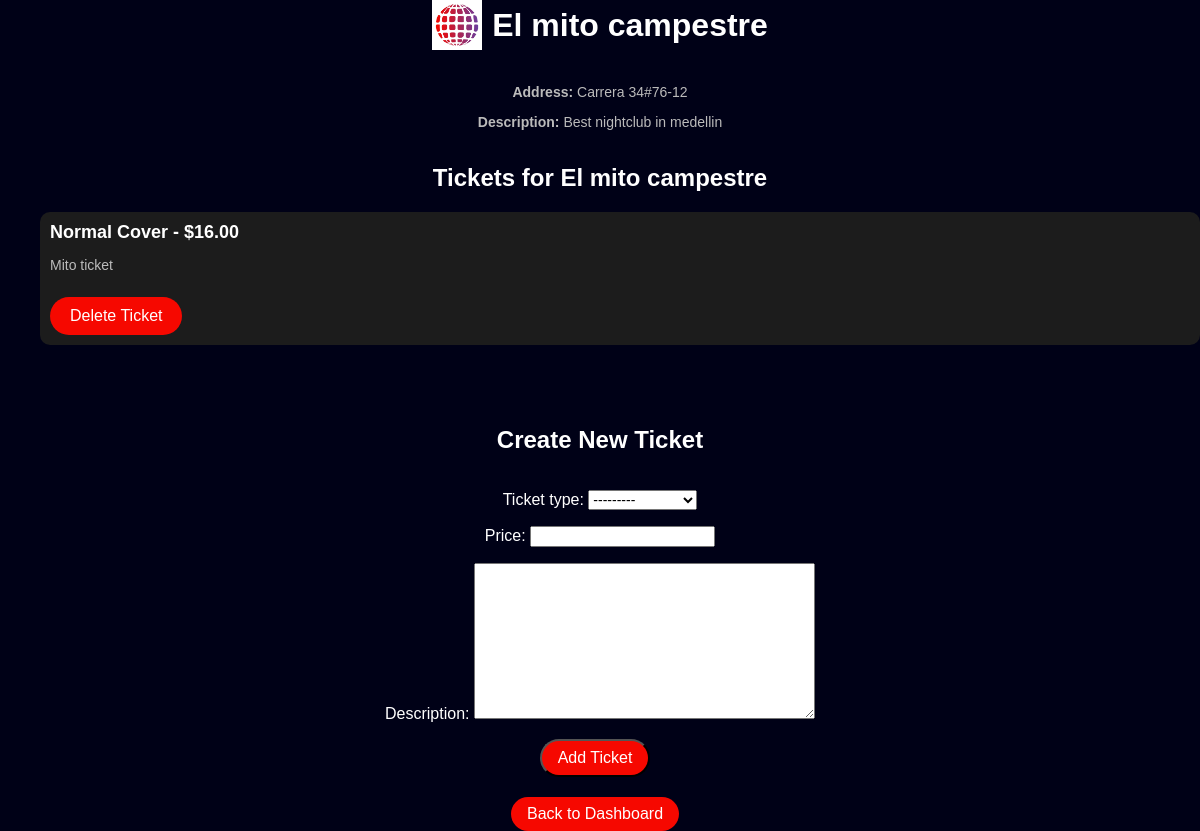
Screenshot of /users/custom-admin/nightclub/2/ (signed in) with the database file from the repository.
### tickets/models.py (models this page shows, shortened)
class NightClub(models.Model):
    name = models.CharField(max_length=255)
    address = models.CharField(max_length=255, null=True, blank=True)  # Allow null and blank values
    description = models.TextField(blank=True, null=True)
    image = models.ImageField(upload_to='nightclubs/', blank=True, null=True)

class Ticket(models.Model):
    TICKET_CHOICES = [
        ('normal', 'Normal Cover'),
        ('vip', 'VIP Cover'),
    ]
    nightclub = models.ForeignKey(NightClub, related_name='tickets', on_delete=models.CASCADE)
    ticket_type = models.CharField(max_length=50, choices=TICKET_CHOICES)
    price = models.DecimalField(max_digits=6, decimal_places=2)
    description = models.TextField(blank=True, null=True)

### users/views.py (the view)
# urls.py: path('custom-admin/nightclub/<int:pk>/', views.nightclub_detail,
@staff_member_required
def nightclub_detail(request, pk):
    nightclub = get_object_or_404(NightClub, pk=pk)
    if request.method == 'POST':
        form = TicketForm(request.POST)
        if form.is_valid():
            ticket = form.save(commit=False)
            ticket.nightclub = nightclub  # Assign the nightclub to the ticket
            ticket.save()
            return redirect('nightclub-detail', pk=nightclub.pk)  # Redirect to the same page after ticket creation
    else:
        form = TicketForm()
    tickets = Ticket.objects.filter(nightclub=nightclub)
    return render(request, 'users/nightclub_detail.html', {
        'nightclub': nightclub,
        'tickets': tickets,
        'form': form,
    })

### users/forms.py
class TicketForm(forms.ModelForm):
    class Meta:
        model = Ticket
        fields = ['ticket_type', 'price', 'description']

### users/templates/users/nightclub_detail.html (shortened to what this page needs)
<!DOCTYPE html>
<html lang="en">
<head>
    {% load static %}
    <link rel="stylesheet" href="{% static 'css/styles.css' %}">
</head>
<body>
    <header class="header">
        <div class="logo-section">
            <img src="{% static 'images/logo.png' %}" alt="Logo" class="logo">
            <h1>{{ nightclub.name }}</h1>
        </div>
    </header>
    <div class="nightclub-info" style="text-align: center;">
        <p><strong>Address:</strong> {{ nightclub.address }}</p>
        <p><strong>Description:</strong> {{ nightclub.description }}</p>
    </div>
    <div class="ticket-section" style="text-align: center;">
        <h2>Tickets for {{ nightclub.name }}</h2>
        <ul class="nightclubs">
            {% for ticket in tickets %}
            <li class="nightclub-card" style="display: inline-block; margin-bottom: 15px; text-align: left;">
                <div class="nightclub-info">
                    <h3>{{ ticket.get_ticket_type_display }} - ${{ ticket.price }}</h3>
                    <p>{{ ticket.description }}</p>
                </div>
                <a href="{% url 'delete-ticket' ticket.id %}" class="auth-button red-button" style="margin-top: 10px;">Delete Ticket</a>
            </li>
            {% endfor %}
        </ul>
    </div>
    <div style="text-align: center; margin-top: 30px;">
        <h2>Create New Ticket</h2>
        <form method="POST" style="display: inline-block;">
            {{ form.as_p }}
            <button type="submit" class="auth-button red-button" style="padding: 8px 16px;">Add Ticket</button>
        </form>
    </div>
    <div style="text-align: center; margin-top: 20px;">
        <a href="{% url 'admin-dashboard' %}" class="auth-button" style="padding: 8px 16px;">Back to Dashboard</a>
    </div>
</body>
</html>

### tickets/static/css/styles.css (style rules this page uses)
body { background-color: #000117; color: white; font-family: 'Arial', sans-serif; margin: 0; display: flex; flex-direction: column; }
.auth-button { padding: 10px 20px; border-radius: 25px; color: white; font-size: 16px; text-decoration: none; }
.red-button { background-color: #F60800; }
.nightclub-card { display: flex; justify-content: space-between; align-items: center; background-color: #1c1c1c; padding: 10px; border-radius: 10px; margin-bottom: 15px; }
.auth-button { position: relative; padding: 10px 20px; border-radius: 25px; color: white; font-size: 16px; text-decoration: none; background-color: #F60800; }
.auth-button { display: inline-block; padding: 10px 20px; border-radius: 25px; text-decoration: none; color: white; font-size: 16px; margin-right: 10px; }
.nightclubs { display: flex; flex-direction: column; gap: 15px; }
.nightclub-card { background-color: #1c1c1c; display: flex; align-items: center; padding: 10px; border-radius: 10px; position: relative; }
.nightclub-info { flex-grow: 1; }
.nightclub-info h3 { font-size: 18px; margin: 0; color: white; }
.nightclub-info p { font-size: 14px; color: #bbb; }
.logo-section { display: flex; align-items: center; justify-content: center; margin-bottom: 20px; }
.logo { width: 50px; height: auto; margin-right: 10px; }
h1 { font-size: 32px; color: white; margin: 0; }
h2 { color: white; margin-bottom: 20px; }
input[type="text"], input[type="email"], input[type="password"], select { font-size: 14px; }
.auth-button { padding: 10px 20px; border-radius: 25px; color: white; font-size: 16px; text-decoration: none; background-color: #F60800; text-align: center; }

### rows the page displays
NightClub: name "El mito campestre", address "Carrera 34#76-12", description "Best nightclub in medellin"
Ticket: ticket_type "Normal Cover", price "16.00", description "Mito ticket"
